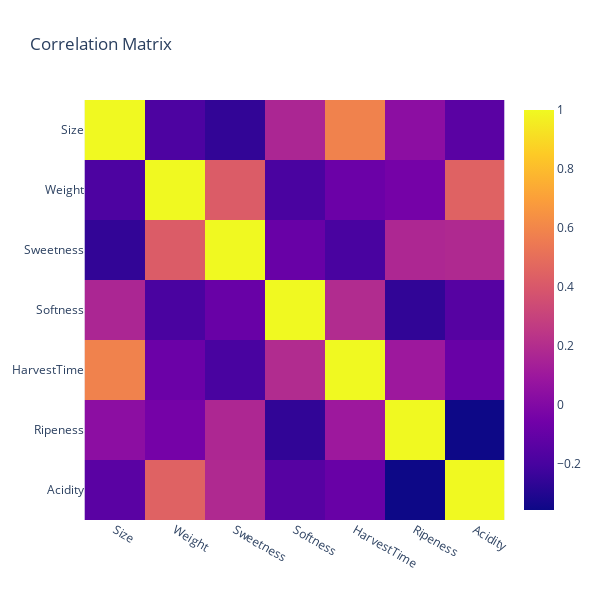

The code cell stored with this chart in its notebook:
### Markdown cell above
<h4 style="font-weight:bold;font-family:'JetBrains Mono';color:#cdd6f4">Standardizzazione del Dataset</h4>

### Code cell
StdSc = StandardScaler()
StdSc.fit(X_train)

# Rescale the training and testing sets
X_train = StdSc.transform(X_train)
X_test = StdSc.transform(X_test)

# Show the correlation matrix of the rescaled features
print(f'{sc.BRIGHT}CORRELATION MATRIX{sc.NORMAL}')
# Use label names instead of numbers
correlation_matrix = pd.DataFrame(X_train).corr()
correlation_matrix.columns = X.columns
correlation_matrix.index = X.columns
# Plot the correlation matrix
Figure = px.imshow(correlation_matrix, title='Correlation Matrix', height=600, width=600)
Figure.show()

### Figure 1 — Plotly figure (JSON) as saved in the notebook; plotly's stock layout.template omitted (floating-point values rounded to 4 significant figures)
{"data": [{"coloraxis": "coloraxis", "hovertemplate": "x: %{x}<br>y: %{y}<br>color: %{z}<extra></extra>", "name": "0", "type": "heatmap", "x": ["Size", "Weight", "Sweetness", "Softness", "HarvestTime", "Ripeness", "Acidity"], "xaxis": "x", "y": ["Size", "Weight", "Sweetness", "Softness", "HarvestTime", "Ripeness", "Acidity"], "yaxis": "y", "z": [[1, -0.1793, -0.2586, 0.1662, 0.5854, 0.0376, -0.1373], [-0.1793, 1, 0.4214, -0.1907, -0.07666, -0.0442, 0.4461], [-0.2586, 0.4214, 1, -0.08849, -0.1931, 0.1736, 0.1815], [0.1662, -0.1907, -0.08849, 1, 0.1937, -0.2595, -0.1493], [0.5854, -0.07666, -0.1931, 0.1937, 1, 0.1003, -0.08996], [0.0376, -0.0442, 0.1736, -0.2595, 0.1003, 1, -0.3554], [-0.1373, 0.4461, 0.1815, -0.1493, -0.08996, -0.3554, 1]]}], "layout": {"coloraxis": {"colorscale": [[0, "#0d0887"], [0.1111, "#46039f"], [0.2222, "#7201a8"], [0.3333, "#9c179e"], [0.4444, "#bd3786"], [0.5556, "#d8576b"], [0.6667, "#ed7953"], [0.7778, "#fb9f3a"], [0.8889, "#fdca26"], [1, "#f0f921"]]}, "height": 600, "title": {"text": "Correlation Matrix"}, "width": 600, "xaxis": {"anchor": "y", "constrain": "domain", "domain": [0, 1], "scaleanchor": "y"}, "yaxis": {"anchor": "x", "autorange": "reversed", "constrain": "domain", "domain": [0, 1]}}}
